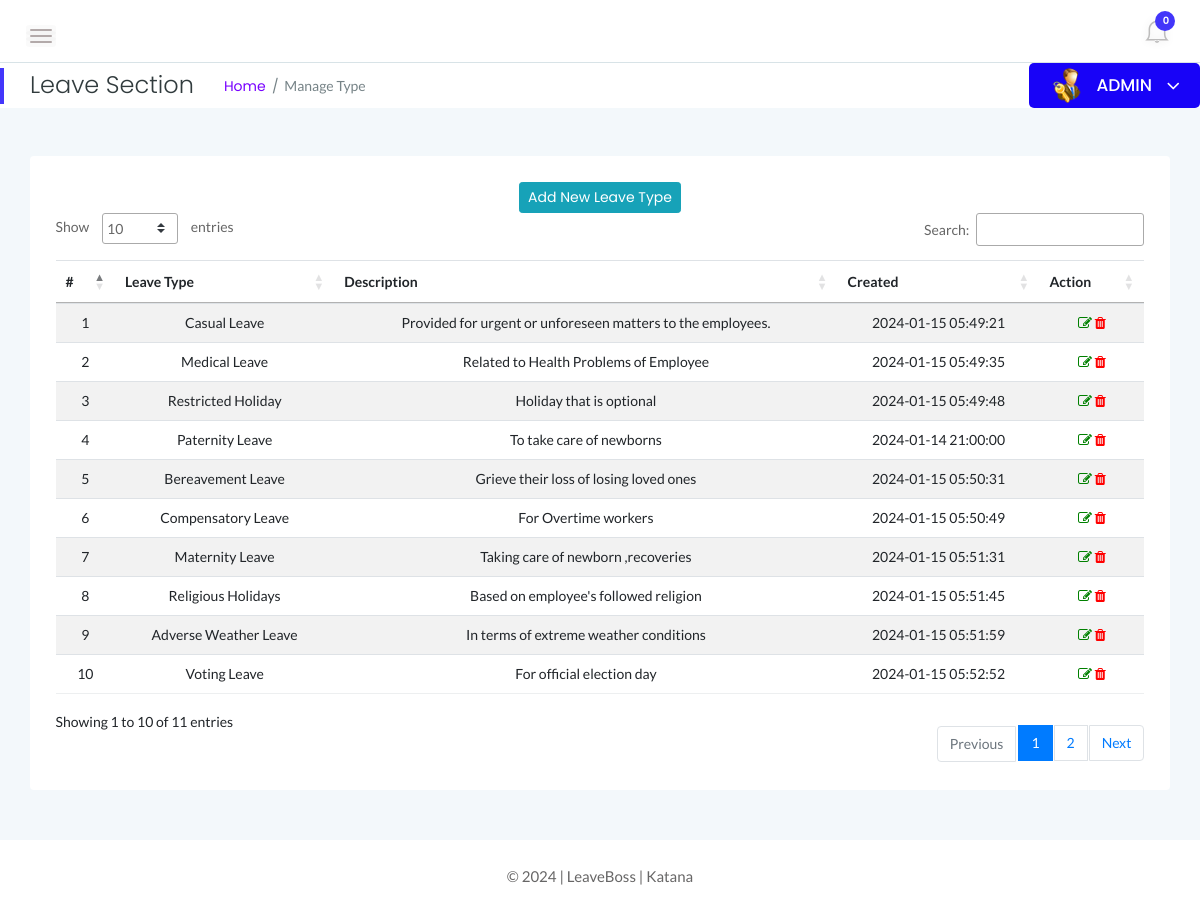
The page /admin/leave-section.php (signed in) on the database its author committed.
### tables this page shows
CREATE TABLE `tblleavetype` (
  `id` int(11) NOT NULL,
  `LeaveType` varchar(200) DEFAULT NULL,
  `Description` mediumtext DEFAULT NULL,
  `CreationDate` timestamp NOT NULL DEFAULT current_timestamp()
);

### admin/leave-section.php (the view, shortened to what this page needs)
<?php
    if(strlen($_SESSION['alogin'])==0){
    header('location:index.php');
    } else {
?>
<!doctype html>
<html class="no-js" lang="en">
<head>
    <link rel="stylesheet" href="../assets/css/bootstrap.min.css">
    <link rel="stylesheet" href="../assets/css/font-awesome.min.css">
    <link rel="stylesheet" href="../assets/css/themify-icons.css">
    <link rel="stylesheet" href="../assets/css/metisMenu.css">
    <link rel="stylesheet" href="../assets/css/owl.carousel.min.css">
    <link rel="stylesheet" href="../assets/css/slicknav.min.css">
    <link rel="stylesheet" href="https://www.amcharts.com/lib/3/plugins/export/export.css" type="text/css" media="all" />
    <link rel="stylesheet" type="text/css" href="https://cdn.datatables.net/1.10.19/css/jquery.dataTables.css">
    <link rel="stylesheet" type="text/css" href="https://cdn.datatables.net/1.10.18/css/dataTables.bootstrap4.min.css">
    <link rel="stylesheet" type="text/css" href="https://cdn.datatables.net/responsive/2.2.3/css/responsive.bootstrap.min.css">
    <link rel="stylesheet" type="text/css" href="https://cdn.datatables.net/responsive/2.2.3/css/responsive.jqueryui.min.css">
    <link rel="stylesheet" href="../assets/css/typography.css">
    <link rel="stylesheet" href="../assets/css/default-css.css">
    <link rel="stylesheet" href="../assets/css/styles.css">
    <link rel="stylesheet" href="../assets/css/responsive.css">
</head>
<body>
    <div class="page-container">
        <div class="main-content">
            <div class="header-area">
                <div class="row align-items-center">
                    <div class="col-md-6 col-sm-8 clearfix">
                        <div class="nav-btn pull-left">
                            <span></span>
                            <span></span>
                            <span></span>
                        </div>
                    </div>
                    <div class="col-md-6 col-sm-4 clearfix">
                        <ul class="notification-area pull-right">
                            <?php include '../includes/admin-notification.php'?>
                        </ul>
                    </div>
                </div>
            </div>
            <div class="page-title-area">
                <div class="row align-items-center">
                    <div class="col-sm-6">
                        <div class="breadcrumbs-area clearfix">
                            <h4 class="page-title pull-left">Leave Section</h4>
                            <ul class="breadcrumbs pull-left">
                                <li><a href="dashboard.php">Home</a></li>
                                <li><span>Manage Type</span></li>
                            </ul>
                        </div>
                    </div>
                    <div class="col-sm-6 clearfix">
                        <div class="user-profile pull-right">
                            <img class="avatar user-thumb" src="../assets/images/admin.png" alt="avatar">
                            <h4 class="user-name dropdown-toggle" data-toggle="dropdown">ADMIN <i class="fa fa-angle-down"></i></h4>
                        </div>
                    </div>
                </div>
            </div>
            <div class="main-content-inner">
                <div class="row">
                    <div class="col-12 mt-5">
                        <div class="card">
                            <div class="card-body">
                                <div class="data-tables datatable-dark">
                                <center><a href="add-leavetype.php" class="btn btn-sm btn-info">Add New Leave Type</a></center>
                                    <table id="dataTable3" class="table table-hover table-striped text-center">
                                        <thead class="text-capitalize">
                                            <tr>
                                                <th>#</th>
                                                <th>Leave Type</th>
                                                <th>Description</th>
                                                <th>Created</th>
                                                <th>Action</th>
                                            </tr>
                                        </thead>
                                        <tbody>
                                        <?php $sql = "SELECT * from tblleavetype";
                                        $query = $dbh -> prepare($sql);
                                        $query->execute();
                                        $results=$query->fetchAll(PDO::FETCH_OBJ);
                                        $cnt=1;
                                        if($query->rowCount() > 0)
                                        {
                                        foreach($results as $result)
                                        {               ?>
                                        <tr>
                                            <td> <?php echo htmlentities($cnt);?></td>
                                            <td><?php echo htmlentities($result->LeaveType);?></td>
                                            <td><?php echo htmlentities($result->Description);?></td>
                                            <td><?php echo htmlentities($result->CreationDate);?></td>
                                            <td><a href="edit-leaveType.php?lid=<?php echo htmlentities($result->id);?>"><i class="fa fa-edit" style="color:green"></i></a>
                                            <a href="leave-section.php?del=<?php echo htmlentities($result->id);?>" onclick="return confirm('Do you want to delete?');"> <i class="fa fa-trash" style="color:red"></i></a> </td>
                                        </tr>
                                         <?php $cnt++;} }?>
                                    </tbody>
                                    </table>
                                </div>
                            </div>
                        </div>
                    </div>
                </div>
                </div>
            </div>
            <?php include '../includes/footer.php' ?>
        </div>
</body>
</html>
<?php } ?>

### assets/css/default-css.css (style rules this page uses)
* { margin: 0; padding: 0; box-sizing: border-box; }
*, *:before, *:after { -moz-box-sizing: border-box; -webkit-box-sizing: border-box; box-sizing: border-box; }
html { -webkit-font-smoothing: antialiased; }
body { background: #fff; font-weight: normal; -webkit-font-smoothing: antialiased; -webkit-text-size-adjust: 100%; }
img { max-width: 100%; height: auto; }
:root { --primary-color: #4336FB; }

### assets/css/styles.css (style rules this page uses)
.page-container { width: 100%; height: 100%; min-height: 100vh; padding-left: 280px; -webkit-transition: padding-left 0.3s ease 0s; transition: padding-left 0.3s ease 0s; }
.sbar_collapsed.page-container { padding-left: 0; }
.card { border: none; border-radius: 4px; background-color: #fff; -webkit-transition: all 0.3s ease 0s; transition: all 0.3s ease 0s; }
.card-body { padding: 25.6px; padding: 1.6rem; }
.main-content { width: 100%; background: #f3f8fb; }
.main-content-inner { padding: 0 30px 50px; }
.header-area { padding: 15px 30px; background: #fff; border-bottom: 1px solid #d8e3e7; }
.nav-btn { margin: 10px 30px 0 0; cursor: pointer; }
.nav-btn span { display: block; width: 22px; height: 2px; background: #b3aaaa; margin: 4px 0; border-radius: 15px; -webkit-transition: all 0.3s ease 0s; transition: all 0.3s ease 0s; box-shadow: 0 0 0 4px rgba(99, 96, 96, 0.03); }
.nav-btn span:nth-child(2) { opacity: 0; }
.nav-btn span:first-child { -webkit-transform: rotate(45deg) translate(5px, 5px); transform: rotate(45deg) translate(5px, 5px); }
.nav-btn span:last-child { -webkit-transform: rotate(-45deg) translate(3px, -3px); transform: rotate(-45deg) translate(3px, -3px); }
.sbar_collapsed .nav-btn span { transform: none; opacity: 1; }
.notification-area { -webkit-user-select: none; -moz-user-select: none; -ms-user-select: none; user-select: none; position: relative; z-index: 1; }
.page-title-area { padding: 0 30px; background: #fff; position: relative; }
.page-title-area:before { content: ""; position: absolute; left: 0; top: 50%; width: 4px; height: 36px; background: var(--primary-color); -webkit-transform: translateY(-50%); transform: translateY(-50%); }
.page-title { font-size: 24px; font-weight: 300; color: #313b3d; letter-spacing: 0; margin-right: 30px; }
ul.breadcrumbs { margin-top: 4px; }
.breadcrumbs li { display: inline-block; }
.breadcrumbs li a, .breadcrumbs li span { display: block; font-size: 14px; font-weight: 400; color: #7801ff; letter-spacing: 0; margin-right: 16px; position: relative; }
.breadcrumbs li a:before { content: "/"; color: #768387; position: absolute; right: -13px; top: 0; }
.breadcrumbs li span { margin-right: 0; color: #768387; text-transform: capitalize; }
.user-profile { margin-right: -30px; display: -webkit-box; display: -ms-flexbox; display: flex; -webkit-box-align: center; -ms-flex-align: center; align-items: center; -ms-flex-wrap: wrap; flex-wrap: wrap; background: -webkit-linear-gradient(left, #1803f7 0%, #1803f7 100%); background: linear-gradient(to right, #1803f7 0%, #1803f7 100%); padding: 5px 20px; position: relative; border-radius: 5px; }
.user-profile img.avatar { height: 35px; width: 35px; border-radius: 50%; margin-right: 12px; }
.user-name { font-size: 17px; font-weight: 500; color: #fff; letter-spacing: 0; cursor: pointer; -webkit-user-select: none; -moz-user-select: none; -ms-user-select: none; user-select: none; }
.user-name i { margin-left: 10px; font-size: 21px; vertical-align: middle; position: relative; }
.notification-area .dropdown-toggle, .user-name.dropdown-toggle { position: relative; }
.notification-area .dropdown-toggle:after, .user-name.dropdown-toggle:after { display: none; }
table.dataTable.no-footer { border-bottom: 1px solid rgba(120, 130, 140, 0.13) !important; }
table.dataTable thead th, table.dataTable thead td { border-bottom-color: transparent; }

### rows shown on the page
tblleavetype: LeaveType "Casual Leave", Description "Provided for urgent or unforeseen matters to the employees.", CreationDate "2024-01-15 05:49:21"
tblleavetype: LeaveType "Medical Leave", Description "Related to Health Problems of Employee", CreationDate "2024-01-15 05:49:35"
tblleavetype: LeaveType "Restricted Holiday", Description "Holiday that is optional", CreationDate "2024-01-15 05:49:48"
tblleavetype: LeaveType "Paternity Leave", Description "To take care of newborns", CreationDate "2024-01-14 21:00:00"
tblleavetype: LeaveType "Bereavement Leave", Description "Grieve their loss of losing loved ones", CreationDate "2024-01-15 05:50:31"
tblleavetype: LeaveType "Compensatory Leave", Description "For Overtime workers", CreationDate "2024-01-15 05:50:49"
tblleavetype: LeaveType "Maternity Leave", Description "Taking care of newborn ,recoveries", CreationDate "2024-01-15 05:51:31"
tblleavetype: LeaveType "Religious Holidays", Description "Based on employee's followed religion", CreationDate "2024-01-15 05:51:45"
tblleavetype: LeaveType "Adverse Weather Leave", Description "In terms of extreme weather conditions", CreationDate "2024-01-15 05:51:59"
tblleavetype: LeaveType "Voting Leave", Description "For official election day", CreationDate "2024-01-15 05:52:52"

### other values the page prints
$unreadcount "0"
